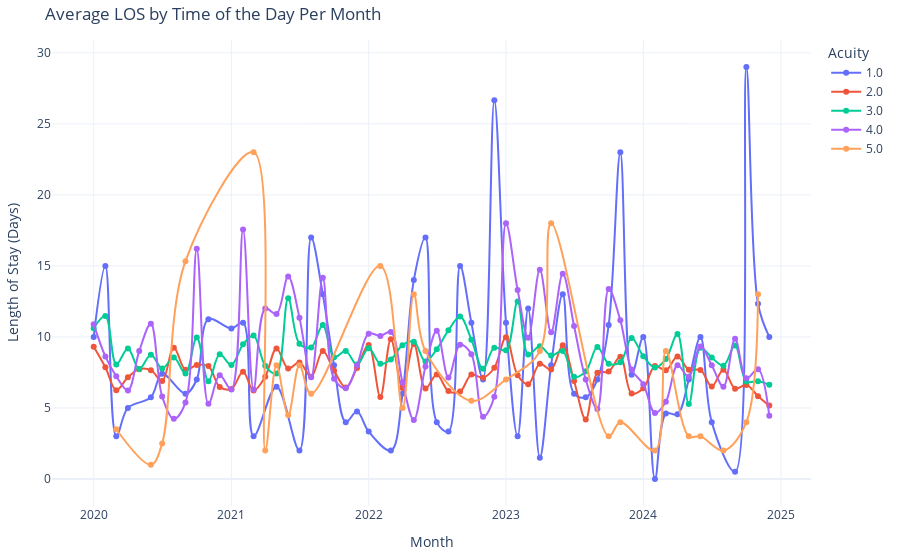

The code cell stored with this chart in its notebook:
### Code cell
import plotly.graph_objects as go

monthly_avg_acuity = df_emerg_unique.groupby(['year_month', 'acuity'])['Los'].mean().reset_index()

methods = monthly_avg_acuity['acuity'].unique()

# Create a trace for each method
traces = [
    go.Scatter(
        x=monthly_avg_acuity[monthly_avg_acuity['acuity'] == method]['year_month'],
        y=monthly_avg_acuity[monthly_avg_acuity['acuity'] == method]['Los'],
        mode='lines+markers',
        name=str(method),
        line=go.scatter.Line(shape='spline')
    )
    for method in methods
]

# Assemble the figure
fig = go.Figure(data=traces)
fig.update_layout(
    title='Average LOS by Time of the Day Per Month',
    xaxis_title='Month',
    yaxis_title='Length of Stay (Days)',
    template='plotly_white',
    legend_title='Acuity',
    margin=dict(l=40, r=20, t=40, b=40)
)

fig.show()
